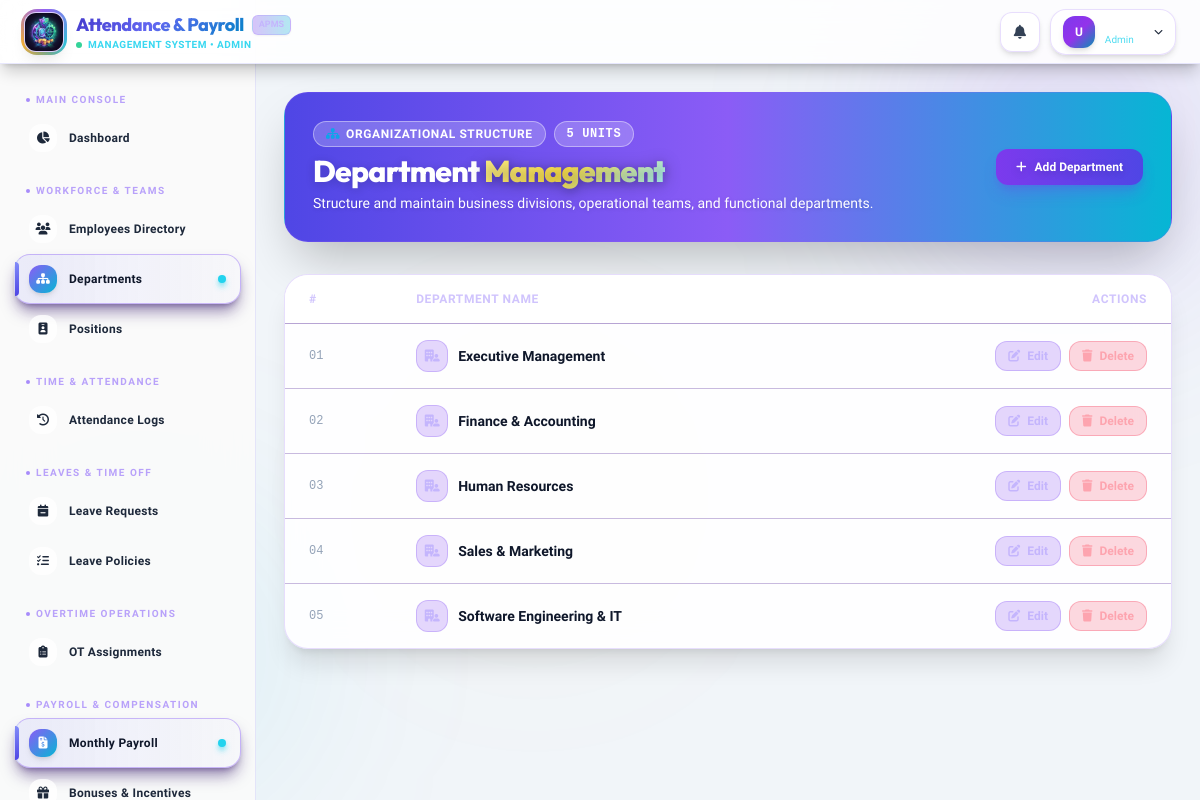
/admin/departments (signed in), run on the app's committed database.
### tables this page shows
CREATE TABLE `department` (
  `DeptID` int NOT NULL AUTO_INCREMENT,
  `DeptName` varchar(100) NOT NULL,
  PRIMARY KEY (`DeptID`),
  UNIQUE KEY `uq_dept_name` (`DeptName`)
);

### controllers/AdminController.php (called while the page is built, shortened)
<?php
class AdminController extends Controller {
    public function departments() {
        $departmentModel = $this->model('Department');
        $departments = $departmentModel->getAll();
        $this->view('layouts/main', [
            'title' => 'Departments',
            'content' => 'admin/departments',
            'departments' => $departments
        ]);
    }
}

### core/Router.php (called while the page is built, shortened)
<?php
class Router {
    protected $currentMethod = 'index';
    public function __construct() {
        $url = $this->getUrl();
        if(isset($url[0]) && file_exists(__DIR__ . '/../controllers/' . ucwords($url[0]). 'Controller.php')){
            unset($url[0]);
        }
        $this->currentController = new $this->currentController;
        if(isset($url[1])){
            if(method_exists($this->currentController, $url[1])){
                $this->currentMethod = $url[1];
                unset($url[1]);
            }
        }
        $this->params = $url ? array_values($url) : [];
        call_user_func_array([$this->currentController, $this->currentMethod], $this->params);
    }
    public function getUrl(){
        if(isset($_GET['url'])){
            $url = rtrim($_GET['url'], '/');
            $url = filter_var($url, FILTER_SANITIZE_URL);
            $url = explode('/', $url);
            return $url;
        }
        return [];
    }
}

### index.php (called while the page is built, shortened)
<?php
require_once __DIR__ . '/config/database.php';
require_once __DIR__ . '/core/Controller.php';
require_once __DIR__ . '/core/Router.php';
$router = new Router();

### models/Department.php (called while the page is built, shortened)
<?php
require_once __DIR__ . '/../config/database.php';
class Department {
    private $conn;
    private $table = 'Department';
    public function __construct() {
        $database = new Database();
        $this->conn = $database->getConnection();
    }
    public function getAll() {
        $query = "SELECT * FROM " . $this->table . " ORDER BY DeptName";
        $stmt = $this->conn->prepare($query);
        $stmt->execute();
        return $stmt->fetchAll(PDO::FETCH_ASSOC);
    }
}

### config/database.php (called while the page is built, shortened)
<?php
class Database {
    private $host = "localhost";
    private $db_name = "payrolldb";
    private $username = "root";
    private $password = "";
    public function getConnection() {
        $this->conn = null;
        try {
            $this->conn = new PDO("mysql:host=" . $this->host . ";dbname=" . $this->db_name, $this->username, $this->password);
            $this->conn->exec("set names utf8");
            $this->conn->setAttribute(PDO::ATTR_ERRMODE, PDO::ERRMODE_EXCEPTION);
            $this->conn->setAttribute(PDO::ATTR_DEFAULT_FETCH_MODE, PDO::FETCH_ASSOC);
        } catch(PDOException $exception) {
            echo "Database Connection Error: " . $exception->getMessage();
        }
        return $this->conn;
    }
}

### views/admin/departments.php (the view, shortened to what this page needs)
<div class="relative overflow-hidden rounded-3xl bg-gradient-to-r from-indigo-600 via-violet-500 to-cyan-500 border border-violet-500/25 p-6 lg:p-7 mb-8 shadow-2xl" data-aos="fade-down">
    <div class="relative z-10 flex flex-col sm:flex-row items-start sm:items-center justify-between gap-4">
        <div>
            <div class="flex items-center gap-2 mb-1.5">
                <span class="inline-flex items-center gap-1.5 px-3 py-1 rounded-full bg-violet-500/15 border border-violet-500/30 text-violet-300 text-xs font-bold uppercase tracking-wider">
                    <i class="fa-solid fa-sitemap text-secondary"></i>
                    <span>Organizational Structure</span>
                </span>
                <span class="inline-flex items-center px-3 py-1 rounded-full bg-cyan-500/15 border border-cyan-500/30 text-cyan-300 text-xs font-bold uppercase tracking-wider font-mono">
                    <?= count($data['departments'] ?? []) ?> Units
                </span>
            </div>
            <h1 class="text-2xl sm:text-3xl font-extrabold text-white tracking-tight font-outfit">
                Department <span class="gradient-text">Management</span>
            </h1>
            <p class="text-gray-300 text-xs sm:text-sm mt-1">Structure and maintain business divisions, operational teams, and functional departments.</p>
        </div>
        <button onclick="document.getElementById('addModal').classList.remove('hidden')"
                class="px-5 py-2.5 rounded-xl bg-gradient-to-r from-violet-600 to-indigo-600 hover:from-violet-500 hover:to-indigo-500 text-white text-xs font-extrabold shadow-lg shadow-violet-600/30 hover:scale-105 active:scale-95 transition-all flex items-center gap-2">
            <i class="fa-solid fa-plus"></i>
            <span>Add Department</span>
        </button>
    </div>
</div>
<div class="card-glass rounded-3xl overflow-hidden border border-violet-500/20 mb-8 shadow-xl" data-aos="fade-up" data-aos-delay="100">
    <div class="overflow-x-auto">
        <table class="w-full text-sm text-left text-gray-400">
            <thead class="text-xs uppercase bg-surface/80 text-violet-300/80 border-b border-violet-900/40">
                <tr>
                    <th scope="col" class="px-6 py-4 font-semibold tracking-wider">#</th>
                    <th scope="col" class="px-6 py-4 font-semibold tracking-wider">Department Name</th>
                    <th scope="col" class="px-6 py-4 font-semibold tracking-wider text-right">Actions</th>
                </tr>
            </thead>
            <tbody class="divide-y divide-violet-900/30">
                <?php if(empty($data['departments'])): ?>
                    <tr>
                        <td colspan="3" class="px-6 py-12 text-center text-gray-500">
                            <div class="w-12 h-12 mx-auto bg-surface rounded-2xl border border-violet-900/40 flex items-center justify-center mb-2 text-violet-400">
                                <i class="fa-solid fa-sitemap text-2xl"></i>
                            </div>
                            <p class="font-semibold text-gray-300">No departments found</p>
                        </td>
                    </tr>
                <?php else: ?>
                    <?php $i = 1; foreach($data['departments'] as $dept): ?>
                    <tr class="hover:bg-violet-950/20 transition-colors group">
                        <td class="px-6 py-4 font-mono text-xs text-gray-500"><?= str_pad($i++, 2, '0', STR_PAD_LEFT) ?></td>
                        <td class="px-6 py-4 font-bold text-white group-hover:text-violet-300 transition-colors flex items-center gap-2.5">
                            <div class="w-8 h-8 rounded-xl bg-violet-600/20 border border-violet-500/30 text-violet-300 flex items-center justify-center text-xs">
                                <i class="fa-solid fa-building-user"></i>
                            </div>
                            <span><?= htmlspecialchars($dept['DeptName']) ?></span>
                        </td>
                        <td class="px-6 py-4 text-right">
                            <div class="flex items-center justify-end gap-2">
                                <button onclick="editDepartment(<?= $dept['DeptID'] ?>, '<?= htmlspecialchars(addslashes($dept['DeptName'])) ?>')"
                                        class="px-3 py-1.5 rounded-xl bg-violet-600/20 hover:bg-violet-600/40 text-violet-300 border border-violet-500/30 font-bold text-xs transition-all hover:scale-105">
                                    <i class="fa-solid fa-pen-to-square mr-1"></i> Edit
                                </button>
                                <form action="/payrollsystem/admin/departments" method="POST" class="inline m-0 p-0" onsubmit="return confirm('Are you sure you want to delete this department?');">
                                    <button type="submit" class="px-3 py-1.5 rounded-xl bg-rose-500/20 hover:bg-rose-500/30 text-rose-300 border border-rose-500/30 font-bold text-xs transition-all hover:scale-105">
                                        <i class="fa-solid fa-trash mr-1"></i> Delete
                                    </button>
                                </form>
                            </div>
                        </td>
                    </tr>
                    <?php endforeach; ?>
                <?php endif; ?>
            </tbody>
        </table>
    </div>
</div>

### views/layouts/main.php (style rules this page uses)
* { box-sizing: border-box; }
body { font-family: 'Plus Jakarta Sans', sans-serif; background: #f1f5f9; color: #0f172a; }
button .text-white, .bg-gradient-to-r .text-white, .bg-gradient-to-br .text-white, .from-violet-600 .text-white, .from-emerald-500 .text-white, .from-amber-500 .text-white, .from-rose-500 .text-white, .from-blue-500 .text-white, .bg-violet-600 .text-white, .bg-indigo-600 .text-white { color: #ffffff !important; }
.card-glass { background: rgba(255, 255, 255, 0.9); border: 1px solid rgba(99, 102, 241, 0.15); backdrop-filter: blur(16px); transition: all 0.3s cubic-bezier(0.4, 0, 0.2, 1); box-shadow: 0 4px 6px -1px rgba(0, 0, 0, 0.05), 0 2px 4px -1px rgba(0, 0, 0, 0.03); }
.gradient-text { background: linear-gradient(135deg, #4338ca 0%, #6366f1 45%, #0284c7 100%); -webkit-background-clip: text; -webkit-text-fill-color: transparent; background-clip: text; display: inline-block; }
.bg-gradient-to-r.from-indigo-600 h1, .bg-gradient-to-r.from-indigo-600 h2, .bg-gradient-to-r.from-indigo-600 .text-white { color: #ffffff !important; text-shadow: 0 2px 10px rgba(15, 23, 42, 0.2); }
.bg-gradient-to-r.from-indigo-600 p { color: rgba(248, 250, 252, 0.95) !important; text-shadow: 0 1px 4px rgba(15, 23, 42, 0.15); }
.bg-gradient-to-r.from-indigo-600 .gradient-text { background: linear-gradient(135deg, #fef08a 0%, #fde047 45%, #a5f3fc 100%) !important; -webkit-background-clip: text !important; -webkit-text-fill-color: transparent !important; background-clip: text !important; filter: drop-shadow(0 2px 8px rgba(0, 0, 0, 0.3)); font-weight: 900; }
.bg-gradient-to-r.from-indigo-600 .bg-violet-500\/15, .bg-gradient-to-r.from-indigo-600 .bg-cyan-500\/15, .bg-gradient-to-r.from-indigo-600 .bg-surface\/90 { background-color: rgba(255, 255, 255, 0.22) !important; border-color: rgba(255, 255, 255, 0.4) !important; color: #ffffff !important; backdrop-filter: blur(12px); }
.bg-gradient-to-r.from-indigo-600 .text-violet-300, .bg-gradient-to-r.from-indigo-600 .text-cyan-300, .bg-gradient-to-r.from-indigo-600 .text-gray-300, .bg-gradient-to-r.from-indigo-600 span { color: #ffffff !important; }

### data on the page
department: i "01", DeptName "Executive Management"
department: i "02", DeptName "Finance & Accounting"
department: i "03", DeptName "Human Resources"
department: i "04", DeptName "Sales & Marketing"
department: i "05", DeptName "Software Engineering & IT"

### other printed values
$_SESSION['role'] "ADMIN"
substr($_SESSION['Email'] ?? ($_SESSION['first_name'] ?? 'U'), 0, 1) "U"
$_SESSION['role'] "Admin"
$section['label'] "MAIN CONSOLE"
$item['label'] "Dashboard"
$section['label'] "WORKFORCE & TEAMS"
$item['label'] "Employees Directory"
$item['label'] "Departments"
$item['label'] "Positions"
$section['label'] "TIME & ATTENDANCE"
$item['label'] "Attendance Logs"
$section['label'] "LEAVES & TIME OFF"
$item['label'] "Leave Requests"
$item['label'] "Leave Policies"
$section['label'] "OVERTIME OPERATIONS"
